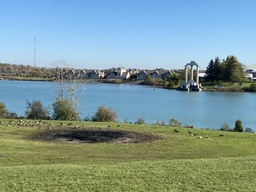
#> input picture left.jpg, 256 x 192 px, shrunk from 1008 x 756 before the run
$ python image_stitching.py
#> lines starting #> are read from the running program, lines starting #| are printed output that depends on the picture
# -*- coding: utf-8 -*-
"""
Created on Sun Nov  7 23:13:52 2021

@author: harshit monish
"""

import cv2
import numpy as np
# np.random.seed(<int>) # you can use this line to set the fixed random seed if you are using np.random
import random
# random.seed(<int>) # you can use this line to set the fixed random seed if you are using random
import matplotlib.pyplot as plt

# Function to calulate the Homography matrix
def calculate_homography_matrix(data):
    a_list = []
    for point in data:
        # creating the a matrix and adding each x, y values from each image
        r1 = [point.item(2), point.item(3), 1, 0, 0, 0, -(point.item(0)*point.item(2)), -(point.item(0)*point.item(3)),
              -(point.item(0)) ]

        r2 = [0, 0, 0, point.item(2), point.item(3), 1, -(point.item(1)*point.item(2)), - (point.item(1)*point.item(3)),
              -point.item(1)]
        a_list.append(r1)
        a_list.append(r2)

    # A matrix
    a_mat = np.array(a_list)

    u, s, v = np.linalg.svd(a_mat)

    # reshaping the min row of v into 3x3 matrix
    h = np.reshape(v[8], (3, 3))

    #normalizing
    h = (1/(h.item(8)))*h

    return h


# function to get the distance for calculating inliners
def get_distance(samples, h):
    temp1 = np.transpose(np.matrix([samples[0].item(0), samples[0].item(1), 1]))
    temp2 = np.dot(h, temp1)
    temp2 = (1/temp2.item(2))*temp2

    temp3 = np.transpose(np.matrix([samples[0].item(2), samples[0].item(3), 1]))
    error = temp3 - temp2
    res = np.linalg.norm(error)
    return res

# Ransac Implementation
def ransac_func(iters, t, num_samples, data):
    maxInliners = []
    h_matrix = None
    itr = 0
    while itr != iters:
        if(itr%100 == 0):
            print("Iterstion: "+str(itr))

        # setting seed value for consistent results
        random.seed(10)

        # choosing 4 points at random
        s1 = data[random.randrange(0, len(data))]
        s2 = data[random.randrange(0, len(data))]
        samples = np.vstack((s1, s2))
        s3 = data[random.randrange(0, len(data))]
        samples = np.vstack((samples, s3))
        s4 = data[random.randrange(0, len(data))]
        samples = np.vstack((samples, s4))

        # computing the homography matrix for points choosen
        h = calculate_homography_matrix(samples)
        inliners = []

        # calculating the inliner by computing the distance
        for i in range(len(data)):
            distance = get_distance(data[i], h)
            if(distance < t):
                inliners.append(data[i])

        # Saving maximum inliners
        if(len(inliners) > len(maxInliners)):
            maxInliners = inliners
            h_matrix = h

        itr+=1
    if(h_matrix is None):
        h_matrix = h
    return h_matrix, maxInliners

# function to warp and stitch the images together
def wrap_and_stitch_img(left_img, right_img, h):

    # Getting dimensions of both the images
    r1 = left_img.shape[0]
    c1 = left_img.shape[1]
    r2 = right_img.shape[0]
    c2 = right_img.shape[1]

    points_list1 = np.float32([[0, 0], [0, r1], [c1, r1], [c1, 0]]).reshape(-1, 1, 2)
    points_list2 = np.float32([[0, 0], [0, r2], [c2, r2], [c2, 0]]).reshape(-1, 1, 2)

    # getting the dimensions for panoramic view window
    points_list3 = cv2.perspectiveTransform(points_list2, h)

    points = np.concatenate((points_list1, points_list3), axis=0)
    [xmin, ymin] = np.int32(points.min(axis=0).ravel() - 0.5)
    [xmax, ymax] = np.int32(points.max(axis=0).ravel() + 0.5)

    # Creating the transformed h matrix
    tran_dist = [-xmin, -ymin]
    h_tran = np.array([[1, 0, tran_dist[0]], [0, 1, tran_dist[1]], [0, 0, 1]])

    # Using the transformed h matrix to warp the right image in the panoramic view window
    # And adding the left image in it.
    res_img = cv2.warpPerspective(right_img, h_tran.dot(h), (xmax-xmin, ymax - ymin))
    res_img[tran_dist[1]:r1+tran_dist[1], tran_dist[0]:c1+tran_dist[0]] = left_img

    return res_img

# Function to implement KNN for feature mapping in left and right images
def knn_match(desl, kpl, desr, kpr, k):
    matches = []
    for i in range(desl.shape[0]):
        x = desl[i]
        distances = []
        distance_list = np.linalg.norm(x-desr, axis=1)

        dist_index = np.array(distance_list).argsort()[:k]

        if(distance_list[dist_index[0]] < 0.6 * distance_list[dist_index[1]]):
            (x1, y1) = kpl[i].pt
            (x2, y2) = kpr[dist_index[0]].pt
            matches.append([x1, y1, x2, y2])
    return matches

def solution(left_img, right_img):
    """
    :param left_img:
    :param right_img:
    :return: you need to return the result panorama image which is stitched by left_img and right_img
    """

    # TO DO: implement your solution here
    #raise NotImplementedError
    sift = cv2.xfeatures2d.SIFT_create()

    print("\n Extracting Features from both images")
    # Getting Key points and Descriptors for left and right image
    kpl, desl = sift.detectAndCompute(left_img, None)
    kpr, desr = sift.detectAndCompute(right_img, None)

    print("\n Feature Matching using KNN with k=2 ")
    matches = knn_match(desl, kpl, desr, kpr, 2)

    points = np.matrix(matches)


    print("Running Ransac Algorithm:")
    h, inliners = ransac_func(1000, 6, 4, points)

    print("\n Wrapping and Stitching the images")
    final_img = wrap_and_stitch_img(left_img, right_img, h)

    result_img = final_img
    return result_img


if __name__ == "__main__":
    left_img = cv2.imread('left.jpg')
#> left_img is the input picture: shape (192, 256, 3); mean B, G, R 153.1, 153.7, 127.4
    right_img = cv2.imread('right.jpg')
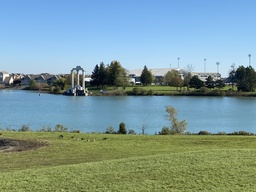
#> input picture right.jpg, 256 x 192 px, shrunk from 1008 x 756 before the run
#> right_img is the input picture: shape (192, 256, 3); mean B, G, R 155.9, 154.1, 125.4

    result_img = solution(left_img, right_img)
#> in solution, `kpl, desl = sift.detectAndCompute(left_img, None)`: kpl = 214 keypoints; strongest (x, y, size): (128, 76, 2.4), (251, 75, 2.4), (221, 74, 21), (194, 89, 4.6)
#> in solution, `kpr, desr = sift.detectAndCompute(right_img, None)`: kpr = 207 keypoints; strongest (x, y, size): (11, 81, 2.7), (88, 79, 2.8), (133, 80, 2.2), (106, 79, 19.8)
#> the loop in knn_match, `for i in range(desl.shape[0]):` made 214 passes
#> (x1, y1, x2, y2) on passes 113, 118, 119, 121, 122, 124, 125, 127, 128, 129, 131, 132: (122, 71.04, 4.47, 75.89), (125.2, 73.37, 8.27, 78.29), (125.3, 73.34, 8.27, 78.29), (128, 75.63, 11.2, 80.6), (129.6, 69.97, 12.94, 74.77), (132.2, 76.61, 16.41, 81.89), (132.9, 76.91, 16.41, 81.89), (138.6, 122.8, 22.65, 129.8), (138.6, 122.8, 22.65, 129.8), (139.1, 122.1, 23.35, 129.1), (141.4, 72.24, 25.77, 77.11), (141.7, 83.46, 26.39, 88.68)
#> (x1, y1) on pass 182: (216.6, 59.72)
#> after the loop in knn_match, `for i in range(desl.shape[0]):`: matches = 61 items, first 6: [122, 71.04, 4.47, 75.89], [125.2, 73.37, 8.27, 78.29], [125.3, 73.34, 8.27, 78.29], [128, 75.63, 11.2, 80.6], [129.6, 69.97, 12.94, 74.77], [132.2, 76.61, 16.41, 81.89]
#> in solution, `points = np.matrix(matches)`: points = 61 rows, first 6: [122, 71.04, 4.47, 75.89], [125.2, 73.37, 8.27, 78.29], [125.3, 73.34, 8.27, 78.29], [128, 75.63, 11.2, 80.6], [129.6, 69.97, 12.94, 74.77], [132.2, 76.61, 16.41, 81.89]
#> the loop in ransac_func, `while itr != iters:` made 1000 passes
#> (samples, s3, s4) on pass 1: ([[202.8, 65.51, 88.27, 70.76], [125.3, 73.34, 8.27, 78.29]], [[173.8, 94.37, 59.86, 100.1]], [[182, 72.33, 68.25, 77.16]])
#| Iterstion: 100
#| Iterstion: 200
#| Iterstion: 300
#| Iterstion: 400
#| Iterstion: 500
#| Iterstion: 600
#| Iterstion: 700
#| Iterstion: 800
#> (further printed lines are left out)
#> in wrap_and_stitch_img, `res_img = cv2.warpPerspective(right_img, h_tran.dot(h), (xmax-xmin, ym..`:
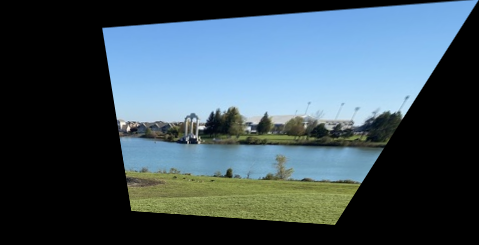
#> res_img: shape (245, 479, 3); mean B, G, R 92.7, 82.5, 64.2
#> in wrap_and_stitch_img, `res_img[tran_dist[1]:r1+tran_dist[1], tran_dist[0]:c1+tran_dist[0]] = ..`:
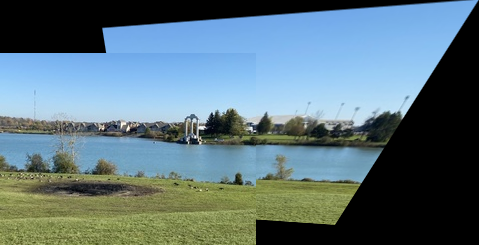
#> res_img: shape (245, 479, 3); mean B, G, R 125.4, 116.9, 93.3
    cv2.imwrite('results/task1_result.jpg', result_img)
